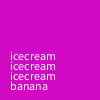
Frame 1 (no input)
Frame 60 (the mouse pressed at the canvas centre just before this capture): identical to frame 1, image omitted
Frame 120 (the mouse held since frame 60 and released just before this capture): identical to frame 1, image omitted

The Processing sketch that drew this single still picture (run headless with seeded random() and noise(); from frame 60 on, the mouse is pressed at the canvas centre):

// Processing sketch: banana_split
// ── banana_split.pde
void setup(){
size(100,100);

}

void draw(){
background(#D108C4);
  int icecreamyposition = 50;
  for(int i = 0; i <3;i++)
 
  text("icecream", 10, icecreamyposition +=10);
 text("banana", 10,90);
}
